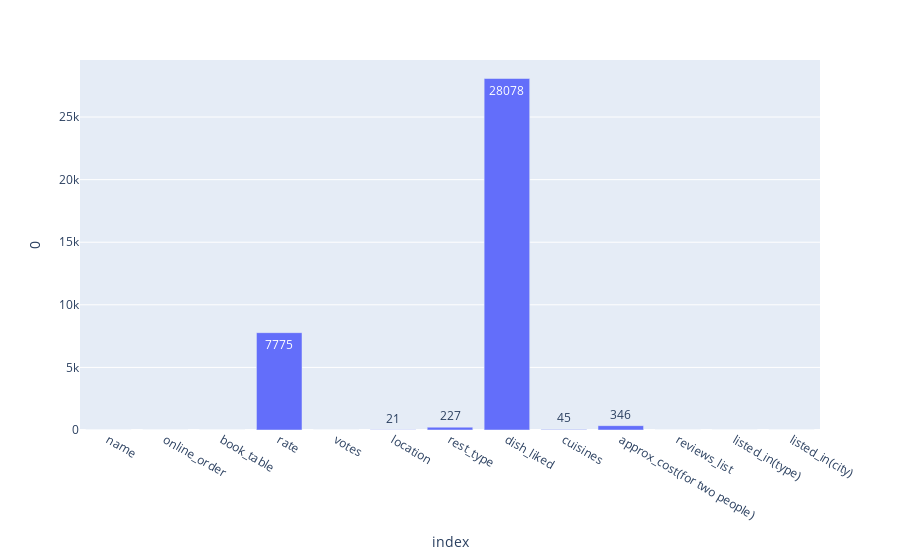

Notebook code cell kept with this figure:
### Code cell
missing=pd.DataFrame(df.isnull().sum())
missing=missing.reset_index()
px.bar(data_frame=missing, x='index', y=0, text=0)

### Figure 1 — Plotly figure (JSON) as saved in the notebook; plotly's stock layout.template omitted (floating-point values rounded to 4 significant figures)
{"data": [{"alignmentgroup": "True", "hovertemplate": "index=%{x}<br>0=%{text}<extra></extra>", "legendgroup": "", "marker": {"color": "#636efa", "pattern": {"shape": ""}}, "name": "", "offsetgroup": "", "orientation": "v", "showlegend": false, "text": [0, 0, 0, 7775, 0, 21, 227, 28078, 45, 346, 0, 0, 0], "textposition": "auto", "type": "bar", "x": ["name", "online_order", "book_table", "rate", "votes", "location", "rest_type", "dish_liked", "cuisines", "approx_cost(for two people)", "reviews_list", "listed_in(type)", "listed_in(city)"], "xaxis": "x", "y": [0, 0, 0, 7775, 0, 21, 227, 28078, 45, 346, 0, 0, 0], "yaxis": "y"}], "layout": {"barmode": "relative", "legend": {"tracegroupgap": 0}, "margin": {"t": 60}, "xaxis": {"anchor": "y", "domain": [0, 1], "title": {"text": "index"}}, "yaxis": {"anchor": "x", "domain": [0, 1], "title": {"text": "0"}}}}
